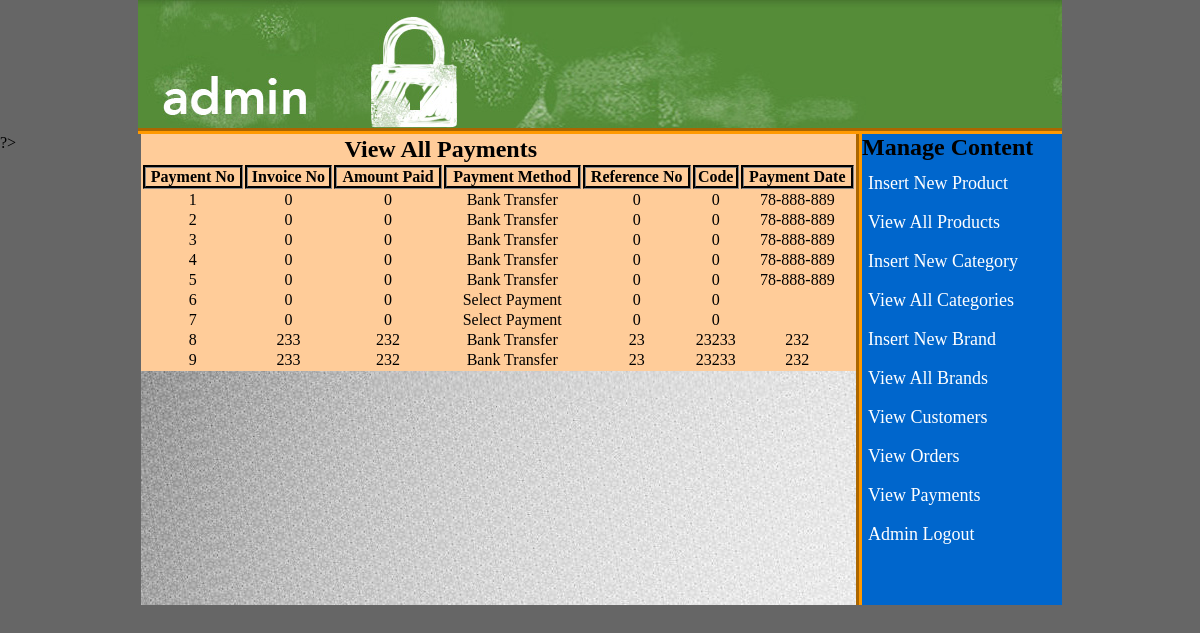
The page /admin_area/index.php?view_payments (signed in) on the database its author committed.
### tables this page shows
CREATE TABLE `payments` (
  `payment_id` int(10) NOT NULL,
  `invoice_no` int(10) NOT NULL,
  `amount` int(10) NOT NULL,
  `payment_mode` text NOT NULL,
  `ref_no` int(10) NOT NULL,
  `code` int(10) NOT NULL,
  `payment_date` text NOT NULL
);

### admin_area/view_payments.php (the view, shortened to what this page needs)
<?php
if (!isset($_SESSION['admin_email'])) {
	echo "<script>window.open('login.php','_self')</script>";
}else{
?>
<!DOCTYPE html>
<html>
<head>
</head>
<body>
<table width="715" align="center " bgcolor="#FFCC99" border="2">
	<tr align="center">
		<td colspan="6"><h2>View All Payments</h2></td>
	</tr>
	<tr align=" center">
		<th>Payment No</th>
		<th>Invoice No</th>
		<th>Amount Paid</th>
		<th>Payment Method</th>
		<th>Reference No</th>
		<th>Code</th>
		<th>Payment Date</th>
	</tr>
	<?php
	include("includes/db.php");
	$get_orders="select * from payments";
	$run_orders=mysqli_query($con,$get_orders);
	while ($row_orders=mysqli_fetch_array($run_orders)) {
		$order_id=$row_orders['payment_id'];
		$c_id=$row_orders['invoice_no'];
		$invoice=$row_orders['amount'];
		$p_id=$row_orders['payment_mode'];
		$qty=$row_orders['ref_no'];
		$status=$row_orders['code'];
			$rdate=$row_orders['payment_date'];
?>
	<tr align="center">
		<td><?php echo $order_id;?></td>
		<td><?php
		echo $c_id;
		?></td>
		<td><?php echo $invoice; ?></td>
			<td><?php echo $p_id; ?></td>
				<td><?php echo $qty; ?></td>
		<td><?php echo $status; ?></td>
		<td><?php  echo $rdate; ?></td>
	</tr>
	<?php } ?>
</table>
</body>
</html><?php } ?>

### admin_area/styles/jpt1.css (style rules this page uses)
html, body, div, span, applet, object, iframe, h1, h2, h3, h4, h5, h6, p, blockquote, pre, a, abbr, acronym, address, big, cite, code, del, dfn, em, img, ins, kbd, q, s, samp, small, strike, strong, sub, sup, tt, var, b, u, i, center, dl, dt, dd, ol, ul, li, fieldset, form, label, legend, table, caption, tbody, tfoot, thead, tr, th, td, article, aside, canvas, details, embed, figure, figcaption, footer, header, hgroup, menu, nav, output, ruby, section, summary, time, mark, audio, video { margin: 0; padding: 0; border: 0; vertical-align: baseline; }
body { background: #666; }

### admin_area/view_payments.php (style rules this page uses)
th,tr { border: 3px groove #333; }

### rows shown on the page
payments: payment_id "1", invoice_no "0", amount "0", payment_mode "Bank Transfer", ref_no "0", code "0", payment_date "78-888-889"
payments: payment_id "2", invoice_no "0", amount "0", payment_mode "Bank Transfer", ref_no "0", code "0", payment_date "78-888-889"
payments: payment_id "3", invoice_no "0", amount "0", payment_mode "Bank Transfer", ref_no "0", code "0", payment_date "78-888-889"
payments: payment_id "4", invoice_no "0", amount "0", payment_mode "Bank Transfer", ref_no "0", code "0", payment_date "78-888-889"
payments: payment_id "5", invoice_no "0", amount "0", payment_mode "Bank Transfer", ref_no "0", code "0", payment_date "78-888-889"
payments: payment_id "6", invoice_no "0", amount "0", payment_mode "Select Payment", ref_no "0", code "0"
payments: payment_id "7", invoice_no "0", amount "0", payment_mode "Select Payment", ref_no "0", code "0"
payments: payment_id "8", invoice_no "233", amount "232", payment_mode "Bank Transfer", ref_no "23", code "23233", payment_date "232"
payments: payment_id "9", invoice_no "233", amount "232", payment_mode "Bank Transfer", ref_no "23", code "23233", payment_date "232"
